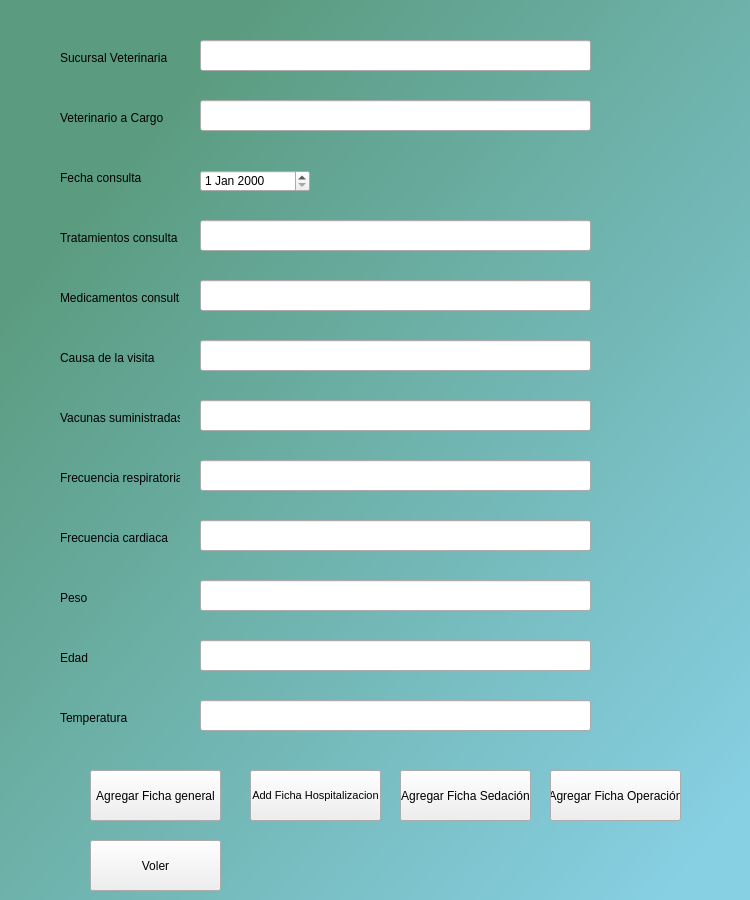
<?xml version="1.0" encoding="UTF-8"?>
<ui version="4.0">
 <class>MainWindow</class>
 <widget class="QMainWindow" name="MainWindow">
  <property name="geometry">
   <rect>
    <x>0</x>
    <y>0</y>
    <width>750</width>
    <height>900</height>
   </rect>
  </property>
  <property name="minimumSize">
   <size>
    <width>750</width>
    <height>900</height>
   </size>
  </property>
  <property name="maximumSize">
   <size>
    <width>750</width>
    <height>900</height>
   </size>
  </property>
  <property name="windowTitle">
   <string>MainWindow</string>
  </property>
  <property name="styleSheet">
   <string notr="true">QWidget#centralwidget{
background-color: qlineargradient(spread:pad, x1:0, y1:0, x2:1, y2:1, stop:0.176136 rgba(91, 156, 129, 255), stop:0.943182 rgba(135, 207, 227, 255));}</string>
  </property>
  <widget class="QWidget" name="centralwidget">
   <widget class="QLabel" name="label">
    <property name="geometry">
     <rect>
      <x>60</x>
      <y>40</y>
      <width>120</width>
      <height>35</height>
     </rect>
    </property>
    <property name="text">
     <string>Sucursal Veterinaria</string>
    </property>
   </widget>
   <widget class="QLabel" name="label_2">
    <property name="geometry">
     <rect>
      <x>60</x>
      <y>100</y>
      <width>120</width>
      <height>35</height>
     </rect>
    </property>
    <property name="text">
     <string>Veterinario a Cargo</string>
    </property>
   </widget>
   <widget class="QLabel" name="label_3">
    <property name="geometry">
     <rect>
      <x>60</x>
      <y>160</y>
      <width>120</width>
      <height>35</height>
     </rect>
    </property>
    <property name="text">
     <string>Fecha consulta</string>
    </property>
   </widget>
   <widget class="QLabel" name="label_4">
    <property name="geometry">
     <rect>
      <x>60</x>
      <y>220</y>
      <width>120</width>
      <height>35</height>
     </rect>
    </property>
    <property name="text">
     <string>Tratamientos consulta</string>
    </property>
   </widget>
   <widget class="QLabel" name="label_5">
    <property name="geometry">
     <rect>
      <x>60</x>
      <y>280</y>
      <width>120</width>
      <height>35</height>
     </rect>
    </property>
    <property name="text">
     <string>Medicamentos consulta</string>
    </property>
   </widget>
   <widget class="QLabel" name="label_6">
    <property name="geometry">
     <rect>
      <x>60</x>
      <y>400</y>
      <width>120</width>
      <height>35</height>
     </rect>
    </property>
    <property name="text">
     <string>Vacunas suministradas</string>
    </property>
   </widget>
   <widget class="QLabel" name="label_7">
    <property name="geometry">
     <rect>
      <x>60</x>
      <y>340</y>
      <width>120</width>
      <height>35</height>
     </rect>
    </property>
    <property name="text">
     <string>Causa de la visita</string>
    </property>
   </widget>
   <widget class="QLabel" name="label_8">
    <property name="geometry">
     <rect>
      <x>60</x>
      <y>460</y>
      <width>120</width>
      <height>35</height>
     </rect>
    </property>
    <property name="text">
     <string>Frecuencia respiratoria</string>
    </property>
   </widget>
   <widget class="QLabel" name="label_9">
    <property name="geometry">
     <rect>
      <x>60</x>
      <y>520</y>
      <width>120</width>
      <height>35</height>
     </rect>
    </property>
    <property name="text">
     <string>Frecuencia cardiaca</string>
    </property>
   </widget>
   <widget class="QLabel" name="label_10">
    <property name="geometry">
     <rect>
      <x>60</x>
      <y>580</y>
      <width>120</width>
      <height>35</height>
     </rect>
    </property>
    <property name="text">
     <string>Peso</string>
    </property>
   </widget>
   <widget class="QLineEdit" name="inputSucursal">
    <property name="geometry">
     <rect>
      <x>200</x>
      <y>40</y>
      <width>391</width>
      <height>31</height>
     </rect>
    </property>
    <property name="readOnly">
     <bool>false</bool>
    </property>
   </widget>
   <widget class="QLineEdit" name="inputVetCargo">
    <property name="geometry">
     <rect>
      <x>200</x>
      <y>100</y>
      <width>391</width>
      <height>31</height>
     </rect>
    </property>
   </widget>
   <widget class="QLineEdit" name="inputCausaVisita">
    <property name="geometry">
     <rect>
      <x>200</x>
      <y>340</y>
      <width>391</width>
      <height>31</height>
     </rect>
    </property>
   </widget>
   <widget class="QLineEdit" name="inputFrecRespiratoria">
    <property name="geometry">
     <rect>
      <x>200</x>
      <y>460</y>
      <width>391</width>
      <height>31</height>
     </rect>
    </property>
   </widget>
   <widget class="QLineEdit" name="inputFrecCardiaca">
    <property name="geometry">
     <rect>
      <x>200</x>
      <y>520</y>
      <width>391</width>
      <height>31</height>
     </rect>
    </property>
   </widget>
   <widget class="QLineEdit" name="inputPeso">
    <property name="geometry">
     <rect>
      <x>200</x>
      <y>580</y>
      <width>391</width>
      <height>31</height>
     </rect>
    </property>
   </widget>
   <widget class="QLabel" name="label_11">
    <property name="geometry">
     <rect>
      <x>60</x>
      <y>640</y>
      <width>120</width>
      <height>35</height>
     </rect>
    </property>
    <property name="text">
     <string>Edad</string>
    </property>
   </widget>
   <widget class="QLineEdit" name="inputEdad">
    <property name="geometry">
     <rect>
      <x>200</x>
      <y>640</y>
      <width>391</width>
      <height>31</height>
     </rect>
    </property>
   </widget>
   <widget class="QDateEdit" name="fechaConsulta">
    <property name="geometry">
     <rect>
      <x>200</x>
      <y>170</y>
      <width>110</width>
      <height>22</height>
     </rect>
    </property>
   </widget>
   <widget class="QLabel" name="label_12">
    <property name="geometry">
     <rect>
      <x>60</x>
      <y>700</y>
      <width>120</width>
      <height>35</height>
     </rect>
    </property>
    <property name="text">
     <string>Temperatura</string>
    </property>
   </widget>
   <widget class="QLineEdit" name="inputTemp">
    <property name="geometry">
     <rect>
      <x>200</x>
      <y>700</y>
      <width>391</width>
      <height>31</height>
     </rect>
    </property>
   </widget>
   <widget class="QPushButton" name="botonAgregarFicha">
    <property name="enabled">
     <bool>true</bool>
    </property>
    <property name="geometry">
     <rect>
      <x>90</x>
      <y>770</y>
      <width>131</width>
      <height>51</height>
     </rect>
    </property>
    <property name="inputMethodHints">
     <set>Qt::ImhNone</set>
    </property>
    <property name="text">
     <string>Agregar Ficha general</string>
    </property>
   </widget>
   <widget class="QPushButton" name="botonAgregarFichaHosp">
    <property name="enabled">
     <bool>true</bool>
    </property>
    <property name="geometry">
     <rect>
      <x>250</x>
      <y>770</y>
      <width>131</width>
      <height>51</height>
     </rect>
    </property>
    <property name="sizePolicy">
     <sizepolicy hsizetype="Preferred" vsizetype="Fixed">
      <horstretch>0</horstretch>
      <verstretch>0</verstretch>
     </sizepolicy>
    </property>
    <property name="baseSize">
     <size>
      <width>0</width>
      <height>0</height>
     </size>
    </property>
    <property name="font">
     <font>
      <pointsize>8</pointsize>
      <italic>false</italic>
      <underline>false</underline>
      <strikeout>false</strikeout>
      <stylestrategy>PreferDefault</stylestrategy>
     </font>
    </property>
    <property name="focusPolicy">
     <enum>Qt::StrongFocus</enum>
    </property>
    <property name="acceptDrops">
     <bool>false</bool>
    </property>
    <property name="toolTip">
     <string/>
    </property>
    <property name="text">
     <string>Add Ficha Hospitalizacion</string>
    </property>
    <property name="iconSize">
     <size>
      <width>16</width>
      <height>16</height>
     </size>
    </property>
   </widget>
   <widget class="QPushButton" name="botonAgregarFichaSedacion">
    <property name="geometry">
     <rect>
      <x>400</x>
      <y>770</y>
      <width>131</width>
      <height>51</height>
     </rect>
    </property>
    <property name="text">
     <string>Agregar Ficha Sedación</string>
    </property>
   </widget>
   <widget class="QPushButton" name="botonAgregarFichaOperacion">
    <property name="geometry">
     <rect>
      <x>550</x>
      <y>770</y>
      <width>131</width>
      <height>51</height>
     </rect>
    </property>
    <property name="text">
     <string>Agregar Ficha Operación</string>
    </property>
   </widget>
   <widget class="QWidget" name="contenedorBoton" native="true">
    <property name="geometry">
     <rect>
      <x>320</x>
      <y>840</y>
      <width>141</width>
      <height>51</height>
     </rect>
    </property>
   </widget>
   <widget class="QLineEdit" name="inputTratamientos">
    <property name="geometry">
     <rect>
      <x>200</x>
      <y>220</y>
      <width>391</width>
      <height>31</height>
     </rect>
    </property>
   </widget>
   <widget class="QLineEdit" name="inputMedicamentos">
    <property name="geometry">
     <rect>
      <x>200</x>
      <y>280</y>
      <width>391</width>
      <height>31</height>
     </rect>
    </property>
   </widget>
   <widget class="QLineEdit" name="inputVacunas">
    <property name="geometry">
     <rect>
      <x>200</x>
      <y>400</y>
      <width>391</width>
      <height>31</height>
     </rect>
    </property>
   </widget>
   <widget class="QPushButton" name="botonVolver">
    <property name="geometry">
     <rect>
      <x>90</x>
      <y>840</y>
      <width>131</width>
      <height>51</height>
     </rect>
    </property>
    <property name="text">
     <string>Voler</string>
    </property>
   </widget>
   <zorder>label</zorder>
   <zorder>label_2</zorder>
   <zorder>label_3</zorder>
   <zorder>label_4</zorder>
   <zorder>label_5</zorder>
   <zorder>label_6</zorder>
   <zorder>label_7</zorder>
   <zorder>label_8</zorder>
   <zorder>label_9</zorder>
   <zorder>label_10</zorder>
   <zorder>inputSucursal</zorder>
   <zorder>inputVetCargo</zorder>
   <zorder>inputCausaVisita</zorder>
   <zorder>inputFrecRespiratoria</zorder>
   <zorder>inputFrecCardiaca</zorder>
   <zorder>inputPeso</zorder>
   <zorder>label_11</zorder>
   <zorder>inputEdad</zorder>
   <zorder>fechaConsulta</zorder>
   <zorder>label_12</zorder>
   <zorder>inputTemp</zorder>
   <zorder>botonAgregarFicha</zorder>
   <zorder>botonAgregarFichaSedacion</zorder>
   <zorder>botonAgregarFichaOperacion</zorder>
   <zorder>botonAgregarFichaHosp</zorder>
   <zorder>contenedorBoton</zorder>
   <zorder>inputTratamientos</zorder>
   <zorder>inputMedicamentos</zorder>
   <zorder>inputVacunas</zorder>
   <zorder>botonVolver</zorder>
  </widget>
 </widget>
 <resources/>
 <connections/>
</ui>
